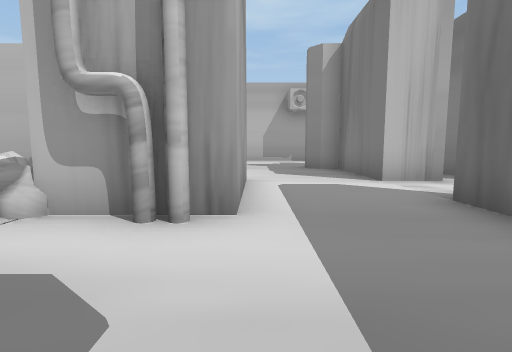
view 1 (above)

16 first-person views from a walk through a scene from a Unity 3-D project. The camera is 0.68 m above the floor, tilts 6° down and sees 85° across. The floor is counted in squares, 1 m on a side. Each view is taken from the middle of a square. On the plan, view 1 faces up. The plan holds only what a view shows up to about 9 squares ahead; the rest is blank. The place goes on beyond the plan. Some animated figures are not drawn. Some surface patterns are stand-ins.

view 2
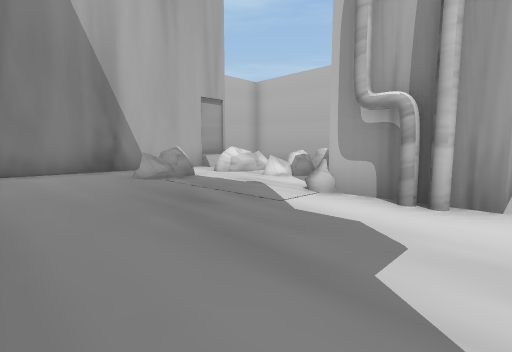

view 3
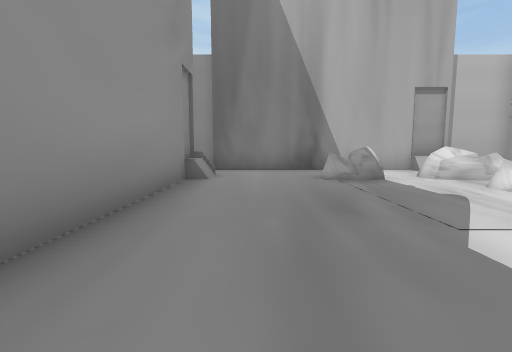

view 4
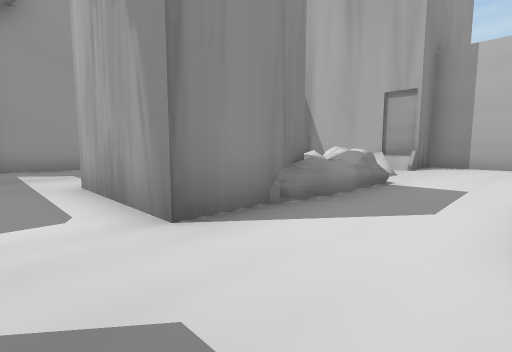

view 5
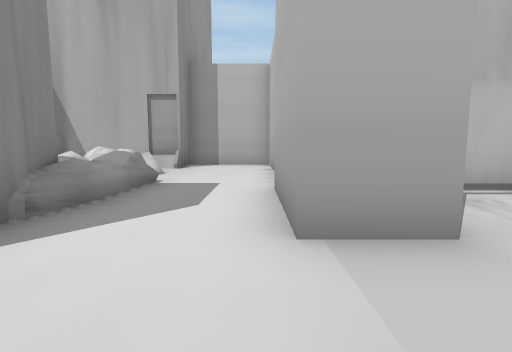

view 6
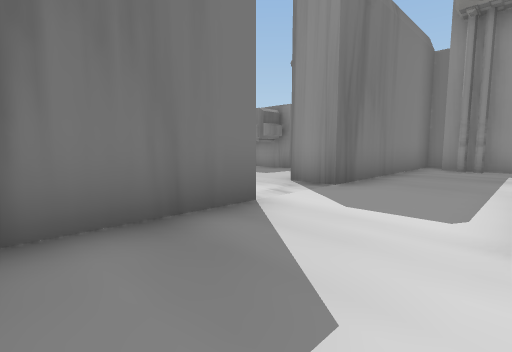

view 7
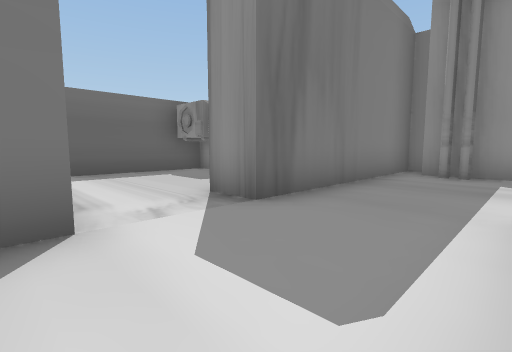

view 8
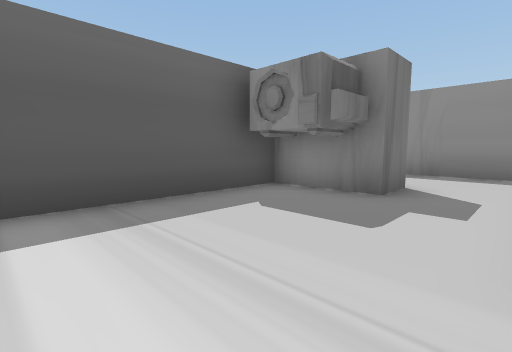

view 9
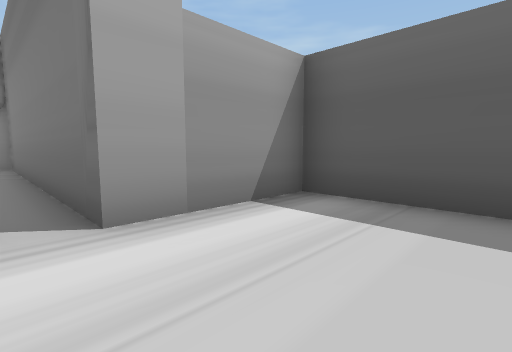

view 10
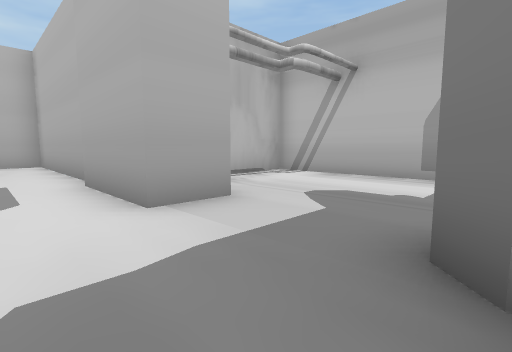

view 11
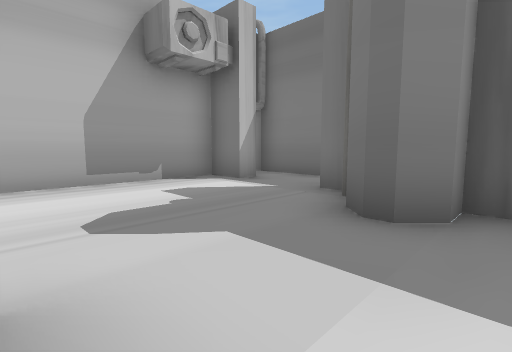

view 12
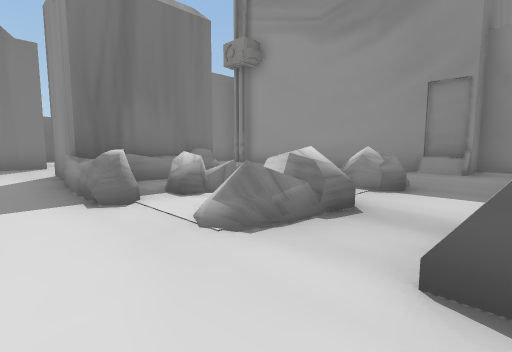

view 13
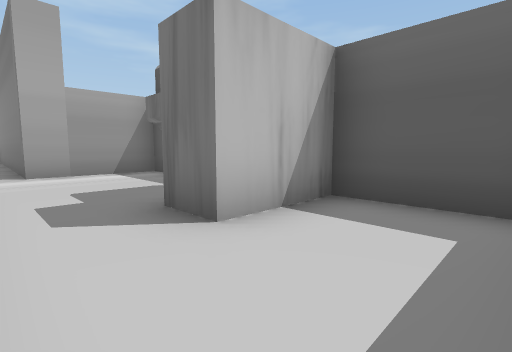

view 14
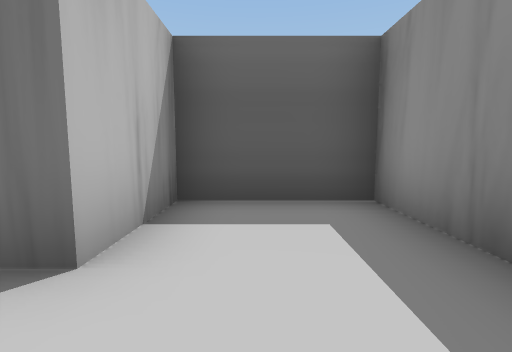

view 15
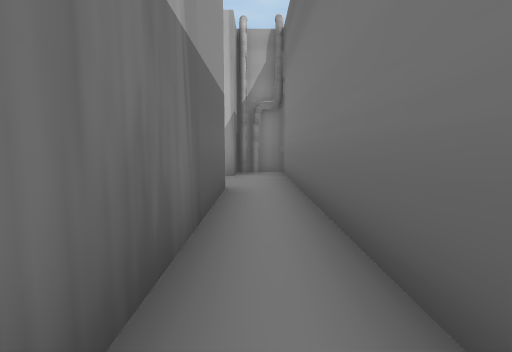

view 16
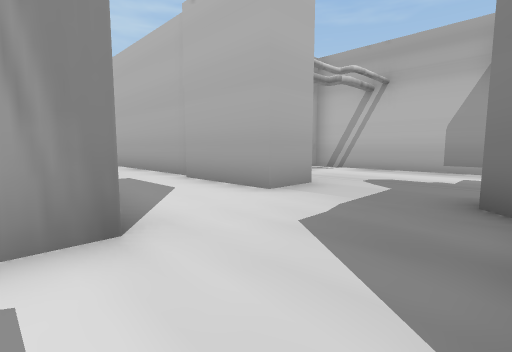

### Floor plan
Points are (right, up) in squares from view 1. A wall is a line through its corners. A room is listed if a view was taken in it or the views show most of it. See-through windows are left out.
Room 1 (views 1, 2, 3, 4, 5, 6, 7, 10, 11, 12, 16)
walls: (-3.8, 8.5) (-9.5, 8.5) (-9.5, 5.6); (-1, 8.3) (-3.5, 8.3); (2.5, 5.5) (2.5, 8.5) (2, 8.5) (1.5, 9); (-7.6, -2.5) (-6.9, -2.5); (2, -2.5) (2.5, -2.5) (2.5, 3.5)
ways out: opening at (3, 4.5) to room 2; opening at (0.5, 9) to room 3
objects: other object (-8, -1) to (-8, 5); other object (-7, -2) to (2, -1); other object (-6, 2); other object (-6, 4) to (-6, 5); other object (-5, 4) to (-4, 5); other object (-4, 6) to (-2, 6); other object (-2, 3) to (-2, 5); other object (-1, 3); other object (-1, 3) to (0, 5); other object (1, -1)
Room 2 (views 8, 9, 13, 14, 15)
walls: (6, 1) (6, 1.9) (7.2, 1.9); (7.5, 1) (7.5, 5.5) (4.7, 5.5) (4.7, 9); (2.5, 3.5) (3.5, 3.5); (3.8, 5.5) (2.5, 5.5); (4.2, -2.5) (7.5, -2.5) (7.5, 0) (5.5, 0) (5.5, 1); (3.5, 9.5) (3.5, 6.5)
ways out: opening at (3, 4.5) to room 1; gap at (4, 9) to room 3
Room 3 (no view inside)
walls: (-1, 9.6) (-1, 8.3); (1.6, 8.9) (1.6, 9.1) (2, 9.6); (3.5, 13.1) (3.5, 12.5) (3, 12.5) (3, 13.5) (-3.5, 13.5) (-3.5, 11.4); (4.7, 9) (4.7, 13.5) (3.8, 13.5)
ways out: opening at (0.5, 9) to room 1; gap at (4, 9) to room 2
objects: other object (3, 10); other object (4, 13)

Positions as (right, up) in squares from view 1, and headings:
1: (0, 0), facing up
2: (0, -1), facing up-left
3: (0, 0), facing left
4: (1, 8), facing down-left
5: (1, 8), facing left
6: (0, 8), facing down-right
7: (0, 6), facing down-right
8: (4, 5), facing down-right
9: (4, 3), facing up-right
10: (2, 7), facing up-left
11: (-1, 8), facing up-right
12: (-8, 7), facing down-right
13: (4, -2), facing up-right
14: (4, -1), facing right
15: (4, 6), facing up
16: (2, 5), facing up-left
